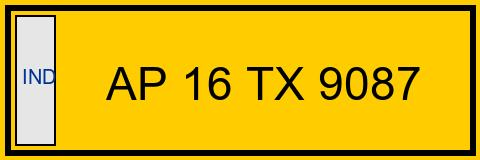
#> input picture LOAD TRACK/backend/sample_images/AP_16_TX_9087.jpg, 480 x 160 px; its folder holds only this picture in this run
$ python -i ocr.py   (imports and definitions only)
#> lines starting #> are read from the running program, lines starting #| are printed output that depends on the picture; after the words box and inside, x2 and y2 are one past the last pixel; in counts of white or black regions, pixels touching at a corner belong together
import os
import re
import cv2
import numpy as np
import logging

logger = logging.getLogger("loadtrack.ocr")

_ocr_reader = None

# [49 lines left out: functions get_ocr_reader, clean_and_format_plate, not called in this run]


def preprocess_image_for_ocr(image_path):
    """
    OpenCV preprocessing pipeline to isolate plate region:
    1. Read image
    2. Convert to Grayscale
    3. Bilateral filter for noise reduction while keeping edges sharp
    4. Canny Edge Detection
    5. Find Contours and locate rectangular plate region
    """
#> called with image_path = 'sample_images/AP_16_TX_9087.jpg'
    img = cv2.imread(image_path)
#> img is the input picture: shape (160, 480, 3); mean B, G, R 18.5, 176.6, 216.5
    if img is None:
        logger.error(f"Unable to read image at path: {image_path}")
        return None, None

    gray = cv2.cvtColor(img, cv2.COLOR_BGR2GRAY)
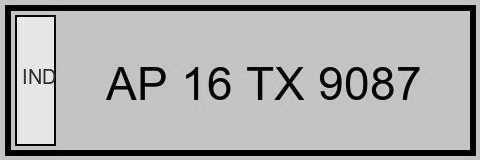
#> gray: shape (160, 480); min 0, max 252, mean 170.6

    # Noise reduction
    bfilter = cv2.bilateralFilter(gray, 11, 17, 17)

    # Edge detection
    edged = cv2.Canny(bfilter, 30, 200)
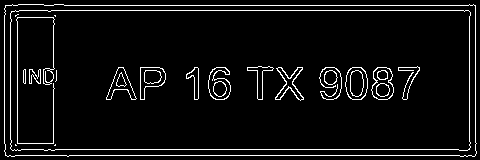
#> edged: shape (160, 480); 5.9% white in thin lines or dots

    # Find contours
    keypoints = cv2.findContours(edged.copy(), cv2.RETR_TREE, cv2.CHAIN_APPROX_SIMPLE)
#> keypoints = 47 contours, 6 with area under 20; largest, box (x1, y1, x2, y2) and area: (4, 4, 477, 157) 70694, (4, 4, 477, 157) 70692, (10, 10, 471, 151) 63811, (10, 10, 471, 151) 63810, (345, 67, 368, 100) 592
    contours = keypoints[0] if len(keypoints) == 2 else keypoints[1]
#> contours has the same summary as keypoints
    contours = sorted(contours, key=cv2.contourArea, reverse=True)[:10]
#> contours = 10 contours; largest, box (x1, y1, x2, y2) and area: (4, 4, 477, 157) 70694, (4, 4, 477, 157) 70692, (10, 10, 471, 151) 63811, (10, 10, 471, 151) 63810, (345, 67, 368, 100) 592

    location = None
    for contour in contours:
        approx = cv2.approxPolyDP(contour, 10, True)
        if len(approx) == 4:
            location = approx
            break
#> this loop made 1 pass
#> location on pass 1: [[4, 8], [7, 156], [476, 153], [473, 4]]

    cropped = None
    if location is not None:
        mask = np.zeros(gray.shape, np.uint8)
        new_image = cv2.drawContours(mask, [location], 0, 255, -1)
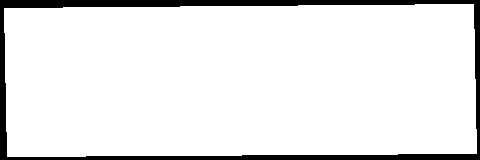
#> new_image: shape (160, 480); 91.5% white; 1 black region, box (x1, y1, x2, y2) and area: (0, 0, 480, 160) 6524
        new_image = cv2.bitwise_and(img, img, mask=mask)
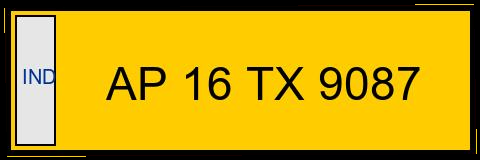
#> new_image: shape (160, 480, 3); mean B, G, R 17.3, 162, 198.6

        (x, y) = np.where(mask == 255)
        (topx, topy) = (np.min(x), np.min(y))
#> topx = 4; topy = 4
        (bottomx, bottomy) = (np.max(x), np.max(y))
#> bottomx = 156; bottomy = 476
        cropped = gray[topx:bottomx+1, topy:bottomy+1]
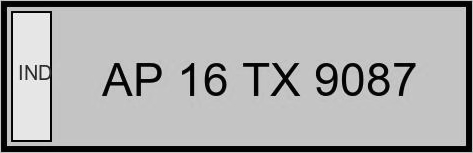
#> cropped: shape (153, 473); min 0, max 252, mean 169

    return gray, cropped if cropped is not None else gray


# [69 lines left out: function extract_plate_number, not called in this run]

>>> result = preprocess_image_for_ocr('sample_images/AP_16_TX_9087.jpg')

$ run again, on LOAD TRACK/backend/sample_images/DL_01_GB_3342.jpg
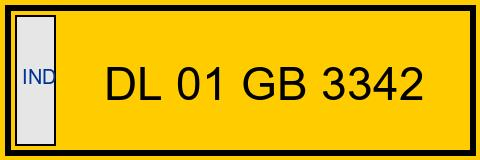
#> input picture LOAD TRACK/backend/sample_images/DL_01_GB_3342.jpg, 480 x 160 px
#> in preprocess_image_for_ocr, img is the input picture: shape (160, 480, 3); mean B, G, R 18.5, 176.3, 216.2
#> in preprocess_image_for_ocr, `edged = cv2.Canny(bfilter, 30, 200)`:
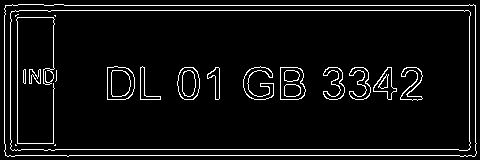
#> edged: shape (160, 480); 5.9% white in thin lines or dots
#> keypoints = 45 contours, 5 with area under 20; largest, box (x1, y1, x2, y2) and area: (4, 4, 477, 157) 70694, (4, 4, 477, 157) 70692, (10, 10, 471, 151) 63811, (10, 10, 471, 151) 63810, (107, 66, 135, 100) 805
#> in preprocess_image_for_ocr, `contours = keypoints[0] if len(keypoints) == 2 else keypoints[1]`: contours has the same summary as keypoints
#> in preprocess_image_for_ocr, `contours = sorted(contours, key=cv2.contourArea, reverse=True)[:10]`: contours = 10 contours; largest, box (x1, y1, x2, y2) and area: (4, 4, 477, 157) 70694, (4, 4, 477, 157) 70692, (10, 10, 471, 151) 63811, (10, 10, 471, 151) 63810, (107, 66, 135, 100) 805
#> the loop in preprocess_image_for_ocr, `for contour in contours:` made 1 pass
#> location on pass 1: [[4, 8], [7, 156], [476, 153], [473, 4]]
#> topx = 4
#> bottomx = 156; bottomy = 476
#> in preprocess_image_for_ocr, `cropped = gray[topx:bottomx+1, topy:bottomy+1]`:
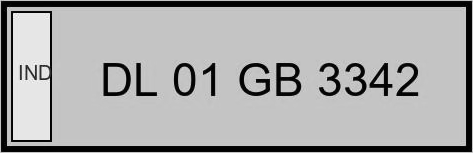
#> cropped: shape (153, 473); min 0, max 252, mean 168.7

$ run again, on LOAD TRACK/backend/sample_images/GJ_06_AX_5510.jpg
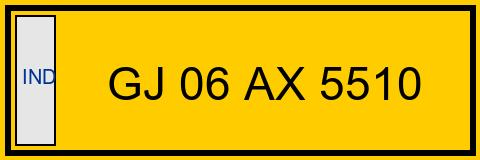
#> input picture LOAD TRACK/backend/sample_images/GJ_06_AX_5510.jpg, 480 x 160 px
#> in preprocess_image_for_ocr, img is the input picture: shape (160, 480, 3); mean B, G, R 18.6, 176.5, 216.3
#> in preprocess_image_for_ocr, `edged = cv2.Canny(bfilter, 30, 200)`:
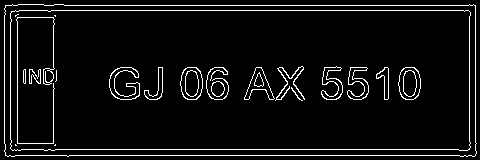
#> edged: shape (160, 480); 5.9% white in thin lines or dots
#> keypoints = 42 contours, 6 with area under 20; largest, box (x1, y1, x2, y2) and area: (4, 4, 477, 157) 70694, (4, 4, 477, 157) 70692, (10, 10, 471, 151) 63811, (10, 10, 471, 151) 63810, (180, 67, 203, 100) 592
#> in preprocess_image_for_ocr, `contours = keypoints[0] if len(keypoints) == 2 else keypoints[1]`: contours has the same summary as keypoints
#> in preprocess_image_for_ocr, `contours = sorted(contours, key=cv2.contourArea, reverse=True)[:10]`: contours = 10 contours; largest, box (x1, y1, x2, y2) and area: (4, 4, 477, 157) 70694, (4, 4, 477, 157) 70692, (10, 10, 471, 151) 63811, (10, 10, 471, 151) 63810, (180, 67, 203, 100) 592
#> the loop in preprocess_image_for_ocr, `for contour in contours:` made 1 pass
#> location on pass 1: [[4, 8], [7, 156], [476, 153], [473, 4]]
#> topx = 4
#> bottomx = 156; bottomy = 476
#> in preprocess_image_for_ocr, `cropped = gray[topx:bottomx+1, topy:bottomy+1]`:
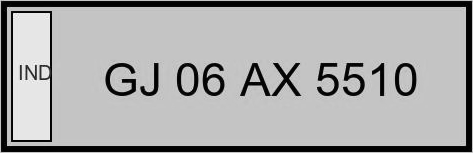
#> cropped: shape (153, 473); min 0, max 252, mean 168.9

$ run again, on LOAD TRACK/backend/sample_images/HR_38_BX_1109.jpg
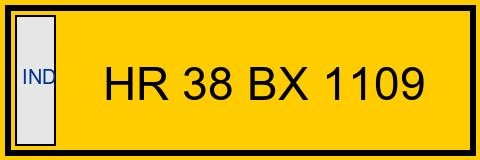
#> input picture LOAD TRACK/backend/sample_images/HR_38_BX_1109.jpg, 480 x 160 px
#> in preprocess_image_for_ocr, img is the input picture: shape (160, 480, 3); mean B, G, R 18.7, 176.1, 215.8
#> in preprocess_image_for_ocr, `edged = cv2.Canny(bfilter, 30, 200)`:
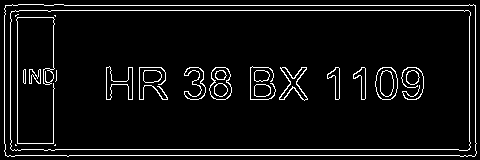
#> edged: shape (160, 480); 6% white in thin lines or dots
#> keypoints = 46 contours, 6 with area under 20; largest, box (x1, y1, x2, y2) and area: (4, 4, 477, 157) 70694, (4, 4, 477, 157) 70692, (10, 10, 471, 151) 63811, (10, 10, 471, 151) 63810, (375, 67, 398, 100) 592
#> in preprocess_image_for_ocr, `contours = keypoints[0] if len(keypoints) == 2 else keypoints[1]`: contours has the same summary as keypoints
#> in preprocess_image_for_ocr, `contours = sorted(contours, key=cv2.contourArea, reverse=True)[:10]`: contours = 10 contours; largest, box (x1, y1, x2, y2) and area: (4, 4, 477, 157) 70694, (4, 4, 477, 157) 70692, (10, 10, 471, 151) 63811, (10, 10, 471, 151) 63810, (375, 67, 398, 100) 592
#> the loop in preprocess_image_for_ocr, `for contour in contours:` made 1 pass
#> location on pass 1: [[4, 8], [7, 156], [476, 153], [473, 4]]
#> topx = 4
#> bottomx = 156; bottomy = 476
#> in preprocess_image_for_ocr, `cropped = gray[topx:bottomx+1, topy:bottomy+1]`:
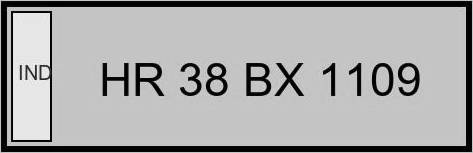
#> cropped: shape (153, 473); min 0, max 252, mean 168.5
